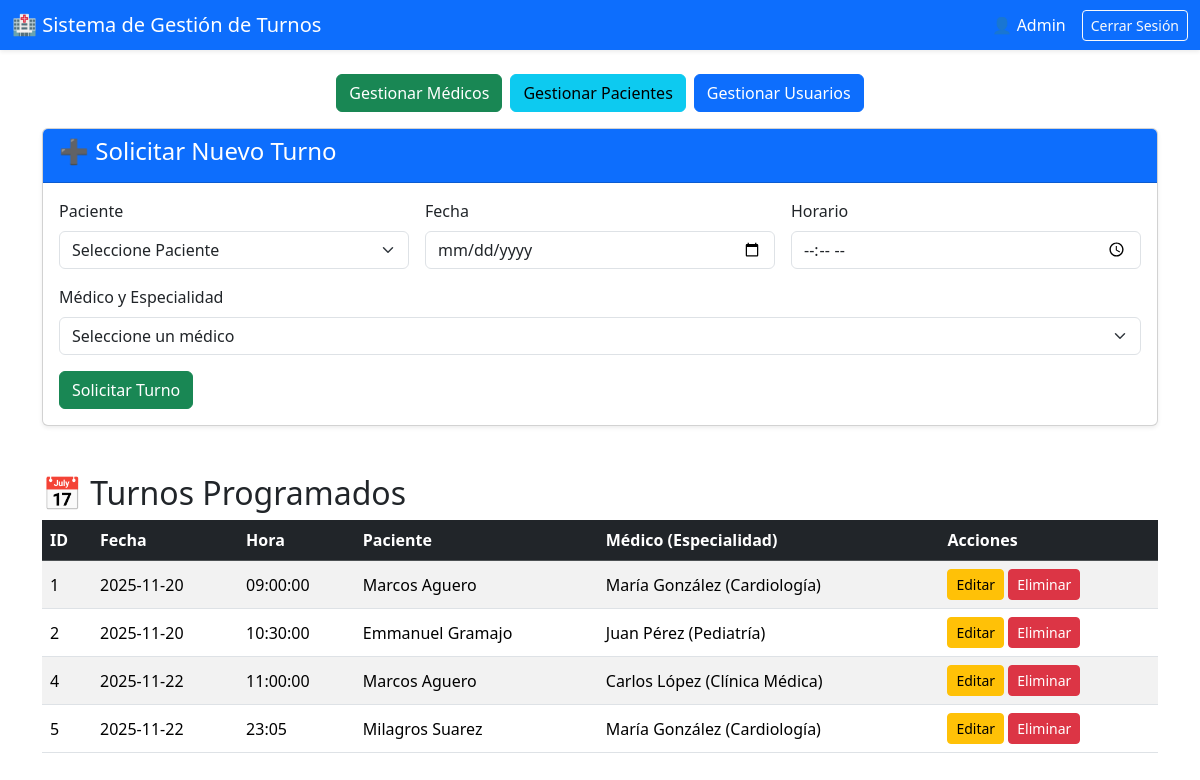
/ (signed in), run on the app's committed database.
### tables this page shows
CREATE TABLE turnos (
                    id_turno INTEGER PRIMARY KEY AUTOINCREMENT,
                    fecha DATE NOT NULL,
                    horario TIME NOT NULL,
                    id_paciente INTEGER NOT NULL,
                    id_medico INTEGER NOT NULL,
                    FOREIGN KEY (id_paciente) REFERENCES pacientes(id_paciente),
                    FOREIGN KEY (id_medico) REFERENCES medicos(id_medico)
                );

CREATE TABLE medicos (
                    id_medico INTEGER PRIMARY KEY AUTOINCREMENT,
                    nombre VARCHAR(50) NOT NULL,
                    apellido VARCHAR(50) NOT NULL,
                    especialidad VARCHAR(50) NOT NULL,
                    telefono VARCHAR(20)
                );

### app.py (the view)
@app.route('/')
@login_required
def index():
    db = GestionTurnosHospital()
    if session.get('id_paciente'):
        turnos = db.consultar_turnos_paciente(session['id_paciente'])
        print(f"DEBUG - Usuario paciente: {session['nombre_usuario']}, ID: {session['id_paciente']}")
        print(f"DEBUG - Turnos del paciente: {len(turnos)}")
    else:
        turnos = db.consultar_todos_turnos()
        print(f"DEBUG - Usuario admin: {session['nombre_usuario']}")
        print(f"DEBUG - Total de turnos: {len(turnos)}")
    entidades = db.obtener_entidades_para_form()
    print(f"DEBUG - Entidades obtenidas:")
    print(f"  - Pacientes: {len(entidades['pacientes'])}")
    print(f"  - Médicos: {len(entidades['medicos'])}")
    if entidades['medicos']:
        print(f"DEBUG - Primer médico: {entidades['medicos'][0]}")
    db.cerrar()
    return render_template('index.html', turnos=turnos, **entidades)

### app.py (called while the page is built)
def login_required(f):
    @wraps(f)
    def decorated_function(*args, **kwargs):
        if 'dni_usuario' not in session:
            flash('Por favor, inicie sesión para acceder', 'warning')
            return redirect(url_for('login'))
        return f(*args, **kwargs)
    return decorated_function

### db_hospital.py (called while the page is built)
    def conectar(self):
        try:
            self.conexion = sqlite3.connect(self.nombre_db)
            self.conexion.row_factory = sqlite3.Row
            self.cursor = self.conexion.cursor()
            return True
        except sqlite3.Error as e:
            print(f"✗ Error al conectar: {e}")
            return False

    def consultar_todos_turnos(self):
        try:
            self.cursor.execute('''
                SELECT
                    t.id_turno, t.fecha, t.horario,
                    p.nombre || ' ' || p.apellido AS paciente, p.id_paciente,
                    m.nombre || ' ' || m.apellido AS medico, m.id_medico, m.especialidad
                FROM turnos t
                JOIN pacientes p ON t.id_paciente = p.id_paciente
                JOIN medicos m ON t.id_medico = m.id_medico
                ORDER BY t.fecha, t.horario
            ''')
            return [dict(row) for row in self.cursor.fetchall()]
        except sqlite3.Error as e:
            print(f"✗ Error al consultar turnos: {e}")
            return []

    def obtener_entidades_para_form(self):
        try:
            self.cursor.execute('SELECT id_paciente, nombre, apellido, nombre || " " || apellido AS nombre_completo FROM pacientes ORDER BY apellido')
            pacientes = [dict(row) for row in self.cursor.fetchall()]
            self.cursor.execute('SELECT id_medico, nombre, apellido, especialidad, nombre || " " || apellido AS nombre_completo FROM medicos ORDER BY apellido')
            medicos = [dict(row) for row in self.cursor.fetchall()]
            print(f"DEBUG - Pacientes encontrados: {len(pacientes)}")
            print(f"DEBUG - Médicos encontrados: {len(medicos)}")
            return {
                'pacientes': pacientes,
                'medicos': medicos
            }
        except sqlite3.Error as e:
            print(f"✗ Error al obtener entidades: {e}")
            return {'pacientes': [], 'medicos': []}

    def cerrar(self):
        if self.conexion:
            self.conexion.close()

### templates/index.html (shortened to what this page needs)
<!DOCTYPE html>
<html lang="es">
<head>
    <link href="https://cdn.jsdelivr.net/npm/bootstrap@5.3.3/dist/css/bootstrap.min.css" rel="stylesheet">
</head>
<body>
    <nav class="navbar navbar-dark bg-primary shadow-sm mb-4">
        <div class="container-fluid">
            <span class="navbar-brand mb-0 h1">🏥 Sistema de Gestión de Turnos</span>
            <div class="d-flex align-items-center">
                <span class="text-white me-3">
                    👤 {{ session.nombre_usuario }}
                </span>
                <a href="{{ url_for('logout') }}" class="btn btn-outline-light btn-sm">
                    Cerrar Sesión
                </a>
            </div>
        </div>
    </nav>
    <div class="container mt-4">
        <div class="d-flex justify-content-center mb-3">
            <a href="{{ url_for('medicos_index') }}" class="btn btn-success">Gestionar Médicos</a>
            <a href="{{ url_for('pacientes_index') }}" class="btn btn-info ms-2">Gestionar Pacientes</a>
            <a href="{{ url_for('usuarios_index') }}" class="btn btn-primary ms-2">Gestionar Usuarios</a>
        </div>
        <div class="card shadow-sm mb-5">
            <div class="card-header bg-primary text-white">
                <h4>➕ Solicitar Nuevo Turno</h4>
            </div>
            <div class="card-body">
                <form action="{{ url_for('agregar_turno') }}" method="POST" class="row g-3">
                    {% if not session.id_paciente %}
                    <div class="col-md-4">
                        <label for="id_paciente" class="form-label">Paciente</label>
                        <select class="form-select" id="id_paciente" name="id_paciente" required>
                            <option value="" disabled selected>Seleccione Paciente</option>
                        </select>
                    </div>
                    {% endif %}
                    <div class="col-md-{% if session.id_paciente %}6{% else %}4{% endif %}">
                        <label for="fecha" class="form-label">Fecha</label>
                        <input type="date" class="form-control" id="fecha" name="fecha" required>
                    </div>
                    <div class="col-md-{% if session.id_paciente %}6{% else %}4{% endif %}">
                        <label for="horario" class="form-label">Horario</label>
                        <input type="time" class="form-control" id="horario" name="horario" required>
                    </div>
                    <div class="col-md-12">
                        <label for="id_medico" class="form-label">Médico y Especialidad</label>
                        <select class="form-select" id="id_medico" name="id_medico" required>
                            <option value="" disabled selected>Seleccione un médico</option>
                        </select>
                    </div>
                    <div class="col-12 mt-3">
                        <button type="submit" class="btn btn-success">
                             Solicitar Turno
                        </button>
                    </div>
                </form>
            </div>
        </div>
        <h2>📅 {% if session.id_paciente %}Mis Turnos{% else %}Turnos Programados{% endif %}</h2>
        <div class="table-responsive">
            <table class="table table-striped table-hover align-middle">
                <thead class="table-dark">
                    <tr>
                        <th>ID</th>
                        <th>Fecha</th>
                        <th>Hora</th>
                        {% if not session.id_paciente %}
                        <th>Paciente</th>
                        {% endif %}
                        <th>Médico (Especialidad)</th>
                        <th>Acciones</th>
                    </tr>
                </thead>
                <tbody>
                    {% for turno in turnos %}
                    <tr>
                        <td>{{ turno.id_turno }}</td>
                        <td>{{ turno.fecha }}</td>
                        <td>{{ turno.horario }}</td>
                        {% if not session.id_paciente %}
                        <td>{{ turno.paciente }}</td>
                        {% endif %}
                        <td>{{ turno.medico }} ({{ turno.especialidad }})</td>
                        <td>
                            <button type="button" class="btn btn-sm btn-warning" data-bs-toggle="modal"
                                data-bs-target="#editModal{{ turno.id_turno }}">
                                Editar
                            </button>
                            <form action="{{ url_for('eliminar_turno', id_turno=turno.id_turno) }}" method="POST" class="d-inline">
                                <button type="submit" class="btn btn-sm btn-danger" onclick="return confirm('¿Está seguro de eliminar este turno?')">
                                    Eliminar
                                </button>
                            </form>
                        </td>
                    </tr>
                    {% endfor %}
                </tbody>
            </table>
        </div>
    </div>
</body>
</html>

### data on the page
turnos: id_turno "1", fecha "2025-11-20", horario "09:00:00", paciente "Marcos Aguero", medico "María González", especialidad "Cardiología"
turnos: id_turno "2", fecha "2025-11-20", horario "10:30:00", paciente "Emmanuel Gramajo", medico "Juan Pérez", especialidad "Pediatría"
turnos: id_turno "4", fecha "2025-11-22", horario "11:00:00", paciente "Marcos Aguero", medico "Carlos López", especialidad "Clínica Médica"
turnos: id_turno "5", fecha "2025-11-22", horario "23:05", paciente "Milagros Suarez", medico "María González", especialidad "Cardiología"

### other printed values
{{ session.nombre_usuario }} "Admin"
